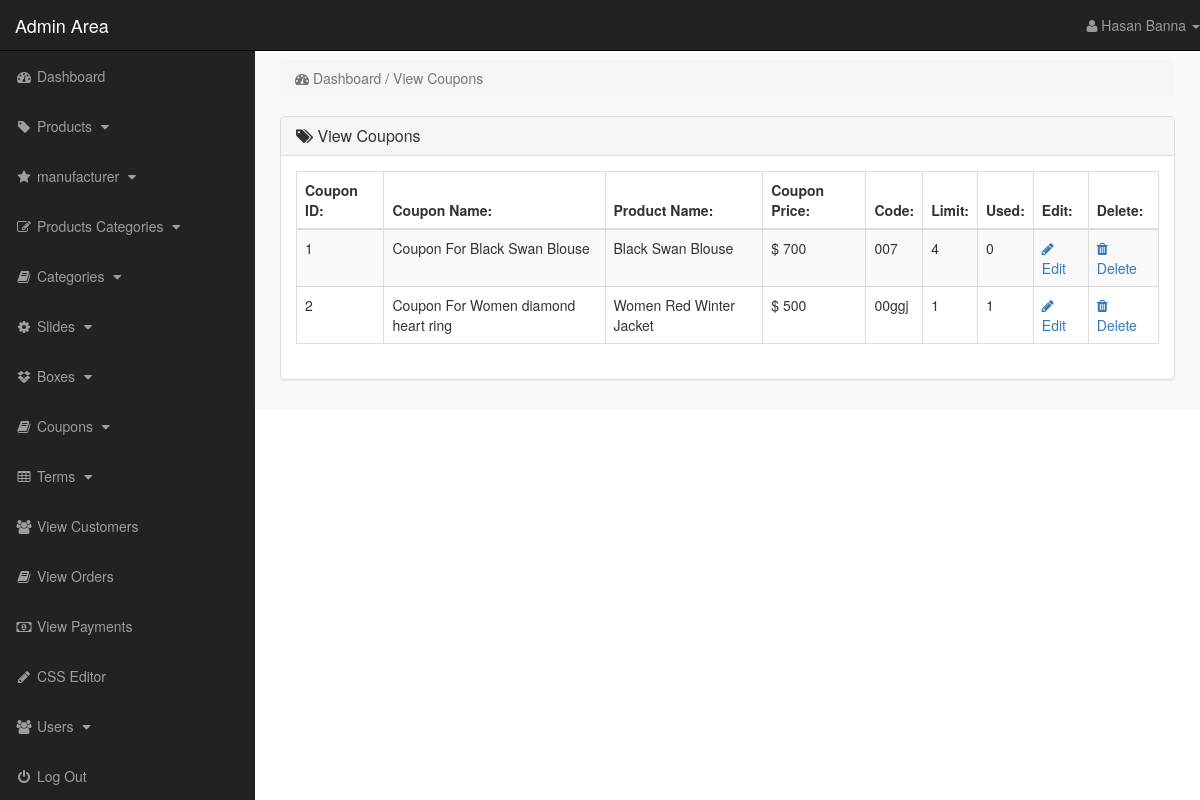
The page /admin_area/index.php?view_coupons (signed in) on the database its author committed.
### tables this page shows
CREATE TABLE `coupons` (
  `coupon_id` int(100) NOT NULL,
  `product_id` int(100) NOT NULL,
  `coupon_title` varchar(255) NOT NULL,
  `coupon_price` varchar(255) NOT NULL,
  `coupon_code` varchar(255) NOT NULL,
  `coupon_limit` int(100) NOT NULL,
  `coupon_used` int(100) NOT NULL
);

CREATE TABLE `products` (
  `product_id` int(10) NOT NULL,
  `p_cat_id` int(10) NOT NULL,
  `cat_id` int(10) NOT NULL,
  `manufacturer_id` int(10) NOT NULL,
  `date` timestamp NOT NULL DEFAULT current_timestamp() ON UPDATE current_timestamp(),
  `product_title` text NOT NULL,
  `product_url` text NOT NULL,
  `product_img1` text NOT NULL,
  `product_img2` text NOT NULL,
  `product_img3` text NOT NULL,
  `product_price` int(10) NOT NULL,
  `product_keywords` text NOT NULL,
  `product_desc` text NOT NULL,
  `product_features` text NOT NULL,
  `product_video` text NOT NULL,
  `product_label` text NOT NULL,
  `product_sale` int(100) NOT NULL
);

### admin_area/view_coupons.php (the view)
<?php
    if(!isset($_SESSION['admin_email'])){
        echo "<script>window.open('login.php','_self')</script>";
    }else{
?>
<div class="row">
    <div class="col-lg-12">
        <ol class="breadcrumb">
            <li class="active">
                <i class="fa fa-dashboard"></i> Dashboard / View Coupons
            </li>
        </ol>
    </div>
</div>
<div class="row">
    <div class="col-lg-12">
        <div class="panel panel-default">
            <div class="panel-heading">
               <h3 class="panel-title">
                   <i class="fa fa-tags"></i>  View Coupons
               </h3>
            </div>
            <div class="panel-body">
                <div class="table-responsive">
                    <table class="table table-striped table-bordered table-hover">
                        <thead>
                            <tr>
                                <th> Coupon ID: </th>
                                <th> Coupon Name: </th>
                                <th> Product Name: </th>
                                <th> Coupon Price: </th>
                                <th> Code: </th>
                                <th> Limit: </th>
                                <th> Used: </th>
                                <th> Edit: </th>
                                <th> Delete: </th>
                            </tr>
                        </thead>
                        <tbody>
                        <?php
                        $i=0;
                        $get_coupons = "select * from coupons";
                        $run_coupons = mysqli_query($con,$get_coupons);
                        while($row_coupons=mysqli_fetch_array($run_coupons)){
                            $coupon_id = $row_coupons['coupon_id'];
                            $coupon_pro_id = $row_coupons['product_id'];
                            $coupon_title = $row_coupons['coupon_title'];
                            $coupon_price = $row_coupons['coupon_price'];
                            $coupon_code = $row_coupons['coupon_code'];
                            $coupon_limit = $row_coupons['coupon_limit'];
                            $coupon_used = $row_coupons['coupon_used'];
                            $get_products = "select * from products where product_id='$coupon_pro_id'";
                            $run_products = mysqli_query($con,$get_products);
                            $row_products = mysqli_fetch_array($run_products);
                            $product_title = $row_products['product_title'];
                            $i++;
                        ?>
                        <tr>
                            <td><?php echo $i; ?></td>
                            <td><?php echo $coupon_title; ?></td>
                            <td><?php echo $product_title; ?></td>
                            <td>$ <?php echo $coupon_price; ?></td>
                            <td><?php echo $coupon_code; ?></td>
                            <td><?php echo $coupon_limit; ?></td>
                            <td><?php echo $coupon_used; ?></td>
                            <td>
                                <a href="index.php?edit_coupon=<?php echo $coupon_id ?>">
                                    <i class="fa fa-pencil"></i> Edit
                                </a>
                            </td>
                            <td>
                                <a href="index.php?delete_coupon=<?php echo $coupon_id ?>">
                                    <i class="fa fa-trash"></i> Delete
                                </a>
                            </td>
                        </tr>
                        <?php } ?>
                        </tbody>
                    </table>
                </div>
            </div>
        </div>
    </div>
</div>
<?php } ?>

### admin_area/includes/sidebar.php (shortened to what this page needs)
<?php
    if(!isset($_SESSION['admin_email'])){
        echo "<script>window.open('login.php','_self')</script>";
    }else{
?>
<nav class="navbar navbar-inverse navbar-fixed-top">
    <div class="navbar-header">
        <a href="index.php?dashboard" class="navbar-brand">Admin Area</a>
    </div>
    <ul class="nav navbar-right top-nav">
        <li class="dropdown">
            <a href="#" class="dropdown-toggle" data-toggle="dropdown">
                <i class="fa fa-user"></i> <?php echo $admin_name;  ?> <b class="caret"></b>
            </a>
        </li>
    </ul>
    <div class="collapse navbar-collapse navbar-ex1-collapse">
        <ul class="nav navbar-nav side-nav">
            <li>
                <a href="index.php?dashboard">
                        <i class="fa fa-fw fa-dashboard"></i> Dashboard
                </a>
            </li>
            <li>
                <a href="#" data-toggle="collapse" data-target="#products">
                        <i class="fa fa-fw fa-tag"></i> Products
                        <i class="fa fa-fw fa-caret-down"></i>
                </a>
            </li>
            <li>
                <a href="#" data-toggle="collapse" data-target="#manufacturer">
                        <i class="fa fa-fw fa-star"></i> manufacturer
                        <i class="fa fa-fw fa-caret-down"></i>
                </a>
            </li>
            <li>
                <a href="#" data-toggle="collapse" data-target="#p_cat">
                        <i class="fa fa-fw fa-edit"></i> Products Categories
                        <i class="fa fa-fw fa-caret-down"></i>
                </a>
            </li>
            <li>
                <a href="#" data-toggle="collapse" data-target="#cat">
                        <i class="fa fa-fw fa-book"></i> Categories
                        <i class="fa fa-fw fa-caret-down"></i>
                </a>
            </li>
            <li>
                <a href="#" data-toggle="collapse" data-target="#slides">
                        <i class="fa fa-fw fa-gear"></i> Slides
                        <i class="fa fa-fw fa-caret-down"></i>
                </a>
            </li>
            <li>
                <a href="#" data-toggle="collapse" data-target="#boxes">
                        <i class="fa fa-fw fa-dropbox"></i> Boxes
                        <i class="fa fa-fw fa-caret-down"></i>
                </a>
            </li>
            <li>
                <a href="#" data-toggle="collapse" data-target="#coupon">
                        <i class="fa fa-fw fa-book"></i> Coupons
                        <i class="fa fa-fw fa-caret-down"></i>
                </a>
            </li>
            <li>
                <a href="#" data-toggle="collapse" data-target="#terms">
                        <i class="fa fa-fw fa-table"></i> Terms
                        <i class="fa fa-fw fa-caret-down"></i>
                </a>
            </li>
            <li>
                <a href="index.php?view_customers">
                    <i class="fa fa-fw fa-users"></i> View Customers
                </a>
            </li>
            <li>
                <a href="index.php?view_orders">
                    <i class="fa fa-fw fa-book"></i> View Orders
                </a>
            </li>
            <li>
                <a href="index.php?view_payments">
                    <i class="fa fa-fw fa-money"></i> View Payments
                </a>
            </li>
            <li>
                <a href="index.php?edit_css">
                    <i class="fa fa-fw fa-pencil"></i> CSS Editor
                </a>
            </li>
            <li>
                <a href="#" data-toggle="collapse" data-target="#users">
                        <i class="fa fa-fw fa-users"></i> Users
                        <i class="fa fa-fw fa-caret-down"></i>
                </a>
            </li>
            <li>
                <a href="logout.php">
                    <i class="fa fa-fw fa-power-off"></i> Log Out
                </a>
            </li>
        </ul>
    </div>
</nav>
<?php } ?>

### admin_area/css/style.css (style rules this page uses)
body { margin-top: 100px; }
@media (min-width: 768px) { body { margin-top: 50px; } }
.top-nav { 0 15px; }
.top-nav>li { float: left; display: inline-block; }
.top-nav>li>a { color: #999999; line-height: 20px; padding-top: 15px; padding-bottom: 15px; }
@media (min-width: 768px) { .side-nav { position: fixed; top: 51px; bottom: 0; width: 255px; overflow-y: auto; overflow-x: hidden; background-color: #222222; padding-bottom: 40px; border-radius: 0; } }
@media (min-width: 768px) { .side-nav>li>a { width: 255px; } }
.panel-body { border-radius: 5px; }

### rows shown on the page
coupons: coupon_title "Coupon For Black Swan Blouse", product.product_title "Black Swan Blouse", coupon_price "700", coupon_code "007", coupon_limit "4", coupon_used "0"
coupons: coupon_title "Coupon For Women diamond heart ring", product.product_title "Women Red Winter Jacket", coupon_price "500", coupon_code "00ggj", coupon_limit "1", coupon_used "1"

### other values the page prints
$admin_name "Hasan Banna"
